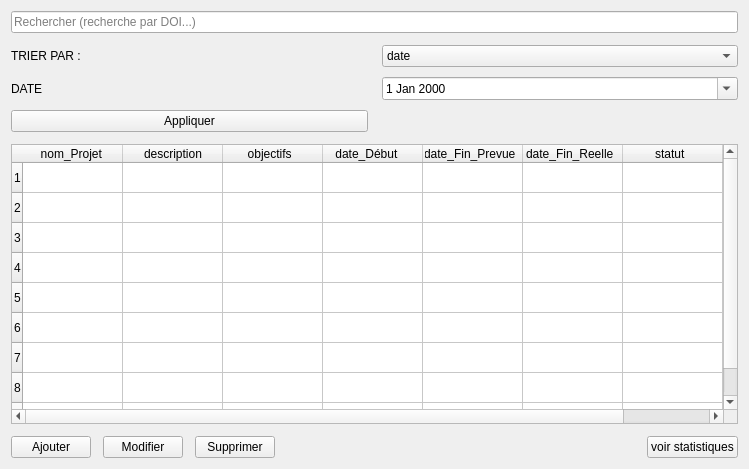
            <widget class="QWidget" name="page_proj_list">
             <layout class="QVBoxLayout" name="verticalLayoutProjList">
              <property name="spacing">
               <number>12</number>
              </property>
              <item>
               <widget class="QLineEdit" name="lineSearchProj">
                <property name="text">
                 <string/>
                </property>
                <property name="placeholderText">
                 <string>Rechercher (recherche par DOI...)</string>
                </property>
               </widget>
              </item>
              <item>
               <layout class="QGridLayout" name="gridLayoutProjFilters">
                <property name="horizontalSpacing">
                 <number>14</number>
                </property>
                <property name="verticalSpacing">
                 <number>10</number>
                </property>
                <item row="1" column="1">
                 <widget class="QDateEdit" name="dateDuProj">
                  <property name="calendarPopup">
                   <bool>true</bool>
                  </property>
                  <property name="date">
                   <date>
                    <year>2000</year>
                    <month>1</month>
                    <day>1</day>
                   </date>
                  </property>
                 </widget>
                </item>
                <item row="0" column="1">
                 <widget class="QComboBox" name="comboCategorieProj">
                  <item>
                   <property name="text">
                    <string>date</string>
                   </property>
                  </item>
                  <item>
                   <property name="text">
                    <string>titre</string>
                   </property>
                  </item>
                 </widget>
                </item>
                <item row="2" column="0">
                 <widget class="QPushButton" name="btnAppliquerProj">
                  <property name="text">
                   <string>Appliquer</string>
                  </property>
                 </widget>
                </item>
                <item row="0" column="0">
                 <widget class="QLabel" name="lblCategorieProj">
                  <property name="text">
                   <string>TRIER PAR :</string>
                  </property>
                 </widget>
                </item>
                <item row="1" column="0">
                 <widget class="QLabel" name="lblPeriodeDuProj">
                  <property name="text">
                   <string>DATE</string>
                  </property>
                 </widget>
                </item>
               </layout>
              </item>
              <item>
               <widget class="QTableWidget" name="tableProjets">
                <property name="minimumSize">
                 <size>
                  <width>0</width>
                  <height>280</height>
                 </size>
                </property>
                <property name="rowCount">
                 <number>9</number>
                </property>
                <property name="columnCount">
                 <number>8</number>
                </property>
                <row/>
                <row/>
                <row/>
                <row/>
                <row/>
                <row/>
                <row/>
                <row/>
                <row/>
                <column>
                 <property name="text">
                  <string>nom_Projet </string>
                 </property>
                </column>
                <column>
                 <property name="text">
                  <string>description</string>
                 </property>
                </column>
                <column>
                 <property name="text">
                  <string>objectifs  </string>
                 </property>
                </column>
                <column>
                 <property name="text">
                  <string>date_Début    </string>
                 </property>
                </column>
                <column>
                 <property name="text">
                  <string>date_Fin_Prevue  </string>
                 </property>
                </column>
                <column>
                 <property name="text">
                  <string>date_Fin_Reelle  </string>
                 </property>
                </column>
                <column>
                 <property name="text">
                  <string>statut  </string>
                 </property>
                </column>
                <column>
                 <property name="text">
                  <string>priorite </string>
                 </property>
                </column>
               </widget>
              </item>
              <item>
               <layout class="QHBoxLayout" name="horizontalLayoutProjBottom">
                <property name="spacing">
                 <number>12</number>
                </property>
                <item>
                 <widget class="QPushButton" name="btnAjouterProj">
                  <property name="text">
                   <string>Ajouter</string>
                  </property>
                 </widget>
                </item>
                <item>
                 <widget class="QPushButton" name="btnModifierProj">
                  <property name="text">
                   <string>Modifier</string>
                  </property>
                 </widget>
                </item>
                <item>
                 <widget class="QPushButton" name="btnSupprimerProj">
                  <property name="text">
                   <string>Supprimer</string>
                  </property>
                 </widget>
                </item>
                <item>
                 <spacer name="horizontalSpacerProjBottom">
                  <property name="orientation">
                   <enum>Qt::Orientation::Horizontal</enum>
                  </property>
                  <property name="sizeHint" stdset="0">
                   <size>
                    <width>360</width>
                    <height>20</height>
                   </size>
                  </property>
                 </spacer>
                </item>
                <item>
                 <widget class="QPushButton" name="btnVoirStatistiquesProj">
                  <property name="text">
                   <string>voir statistiques</string>
                  </property>
                 </widget>
                </item>
               </layout>
              </item>
             </layout>
            </widget>
